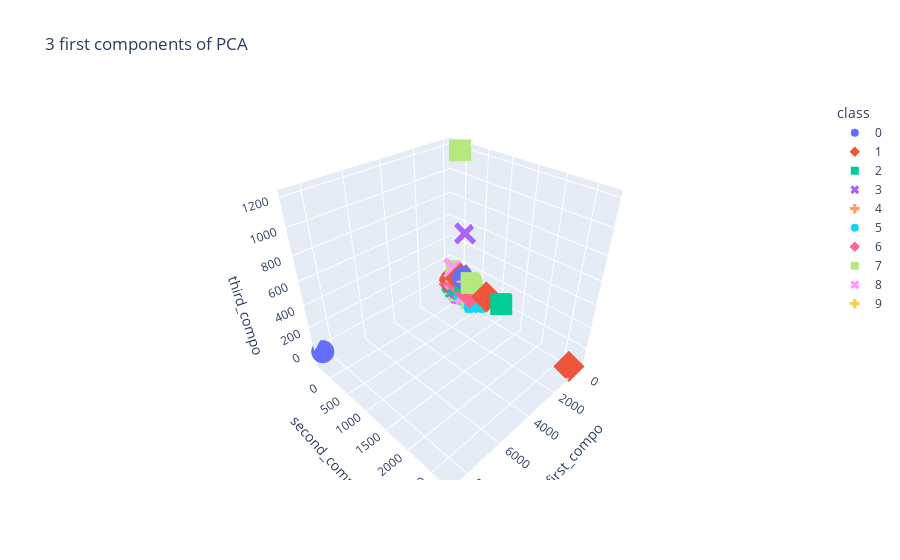

This figure's notebook cell:
### Code cell
fig = px.scatter_3d(df, x='first_compo', y='second_compo',z='third_compo',color='class',symbol='class',
                    title="3 first components of PCA")
fig.show()

### Figure 1 — Plotly figure (JSON) as saved in the notebook; plotly's stock layout.template omitted (floating-point values rounded to 4 significant figures)
{"data": [{"hovertemplate": "class=0<br>first_compo=%{x}<br>second_compo=%{y}<br>third_compo=%{z}<extra></extra>", "legendgroup": "0", "marker": {"color": "#636efa", "symbol": "circle"}, "mode": "markers", "name": "0", "scene": "scene", "showlegend": true, "type": "scatter3d", "x": [0.6878, -171.6, -165.9, -172.7, 8687.0, -93.19, -157.9, -178.7], "y": [133.8, -188.6, -185.8, -61.8, -298.7, -187.8, -158.2, -166.4], "z": [98.81, -21.24, -26.87, -2.71, -30.5, -18.04, -30.57, -17.42]}, {"hovertemplate": "class=1<br>first_compo=%{x}<br>second_compo=%{y}<br>third_compo=%{z}<extra></extra>", "legendgroup": "1", "marker": {"color": "#EF553B", "symbol": "diamond"}, "mode": "markers", "name": "1", "scene": "scene", "showlegend": true, "type": "scatter3d", "x": [-82.87, 32.59, 100.9, -86.05, -154.3, -183.5, -134.3, 461.3], "y": [176.7, 62.71, 776.5, -58.61, -213.0, -227.6, -82.52, 2763.0], "z": [81.74, 82.1, 47.3, -51.69, 10.65, -42.15, -36.61, -114.4]}, {"hovertemplate": "class=2<br>first_compo=%{x}<br>second_compo=%{y}<br>third_compo=%{z}<extra></extra>", "legendgroup": "2", "marker": {"color": "#00cc96", "symbol": "square"}, "mode": "markers", "name": "2", "scene": "scene", "showlegend": true, "type": "scatter3d", "x": [-134.0, -48.31, -181.8, 143.8, -166.1, -135.8, -92.37, -144.0], "y": [-179.9, 169.0, -167.1, 1150.0, -127.0, -213.0, -2.296, -55.44], "z": [-19.42, 66.04, -23.53, 62.36, -58.38, -8.447, -6.908, -29.95]}, {"hovertemplate": "class=3<br>first_compo=%{x}<br>second_compo=%{y}<br>third_compo=%{z}<extra></extra>", "legendgroup": "3", "marker": {"color": "#ab63fa", "symbol": "x"}, "mode": "markers", "name": "3", "scene": "scene", "showlegend": true, "type": "scatter3d", "x": [-76.93, -12.42, -179.4, -161.4, -177.0, -160.2, -112.4, -23.34], "y": [-15.48, 7.476, -100.1, -143.9, -88.1, 32.48, -56.36, 143.7], "z": [-43.75, -31.06, -58.43, -20.85, 3.214, -117.9, -10.07, 533.5]}, {"hovertemplate": "class=4<br>first_compo=%{x}<br>second_compo=%{y}<br>third_compo=%{z}<extra></extra>", "legendgroup": "4", "marker": {"color": "#FFA15A", "symbol": "cross"}, "mode": "markers", "name": "4", "scene": "scene", "showlegend": true, "type": "scatter3d", "x": [-139.4, -159.9, -182.5, -178.1, -147.8, -149.1, -118.8, -179.2], "y": [-117.3, -116.2, -211.7, -181.4, -186.5, -46.36, -151.4, -111.9], "z": [-26.84, -45.73, -36.16, -43.61, -35.07, 3.392, -52.05, -57.82]}, {"hovertemplate": "class=5<br>first_compo=%{x}<br>second_compo=%{y}<br>third_compo=%{z}<extra></extra>", "legendgroup": "5", "marker": {"color": "#19d3f3", "symbol": "circle"}, "mode": "markers", "name": "5", "scene": "scene", "showlegend": true, "type": "scatter3d", "x": [-140.2, -175.8, -78.54, -25.27, -112.2, -165.3, -182.7, -172.9], "y": [-157.3, -177.6, 36.04, 462.6, -158.1, 11.88, -200.5, 111.9], "z": [-58.58, -29.55, -48.29, -142.5, -22.13, -54.17, -40.26, -100.3]}, {"hovertemplate": "class=6<br>first_compo=%{x}<br>second_compo=%{y}<br>third_compo=%{z}<extra></extra>", "legendgroup": "6", "marker": {"color": "#FF6692", "symbol": "diamond"}, "mode": "markers", "name": "6", "scene": "scene", "showlegend": true, "type": "scatter3d", "x": [-178.3, -182.9, -157.4, -166.4, -144.6, -33.67, -112.1, -178.4], "y": [-173.5, -204.3, -97.31, -71.36, -135.0, 300.0, -25.67, -15.73], "z": [-7.816, -43.68, -44.19, -29.96, -35.34, -29.07, 6.899, -104.1]}, {"hovertemplate": "class=7<br>first_compo=%{x}<br>second_compo=%{y}<br>third_compo=%{z}<extra></extra>", "legendgroup": "7", "marker": {"color": "#B6E880", "symbol": "square"}, "mode": "markers", "name": "7", "scene": "scene", "showlegend": true, "type": "scatter3d", "x": [-112.3, -161.2, 61.87, -180.2, -12.32, -170.0, -103.0, -130.2], "y": [-94.09, -31.87, 372.5, -140.7, -9.85, -191.4, 338.4, -4.746], "z": [114.6, -18.24, 99.14, -32.33, 1203.0, -20.28, -86.17, -79.76]}, {"hovertemplate": "class=8<br>first_compo=%{x}<br>second_compo=%{y}<br>third_compo=%{z}<extra></extra>", "legendgroup": "8", "marker": {"color": "#FF97FF", "symbol": "x"}, "mode": "markers", "name": "8", "scene": "scene", "showlegend": true, "type": "scatter3d", "x": [-178.7, -146.0, -174.0, -180.5, -35.55, -116.1, 139.7, -98.94], "y": [-47.14, -234.7, -117.9, -108.9, -138.3, -127.3, 236.7, 226.8], "z": [-86.9, -34.63, -58.51, -92.13, 138.3, 18.5, -43.76, -49.89]}, {"hovertemplate": "class=9<br>first_compo=%{x}<br>second_compo=%{y}<br>third_compo=%{z}<extra></extra>", "legendgroup": "9", "marker": {"color": "#FECB52", "symbol": "cross"}, "mode": "markers", "name": "9", "scene": "scene", "showlegend": true, "type": "scatter3d", "x": [-182.6, 60.77, -174.3, -177.9, -21.65, -127.1, -177.8, -180.4], "y": [-136.6, 187.4, -162.2, -129.8, -121.6, -62.2, -117.6, -205.1], "z": [-47.2, 74.19, -27.17, -70.4, 37.27, -35.37, 51.55, -41.68]}], "layout": {"legend": {"title": {"text": "class"}, "tracegroupgap": 0}, "scene": {"domain": {"x": [0, 1], "y": [0, 1]}, "xaxis": {"title": {"text": "first_compo"}}, "yaxis": {"title": {"text": "second_compo"}}, "zaxis": {"title": {"text": "third_compo"}}}, "title": {"text": "3 first components of PCA"}}}
